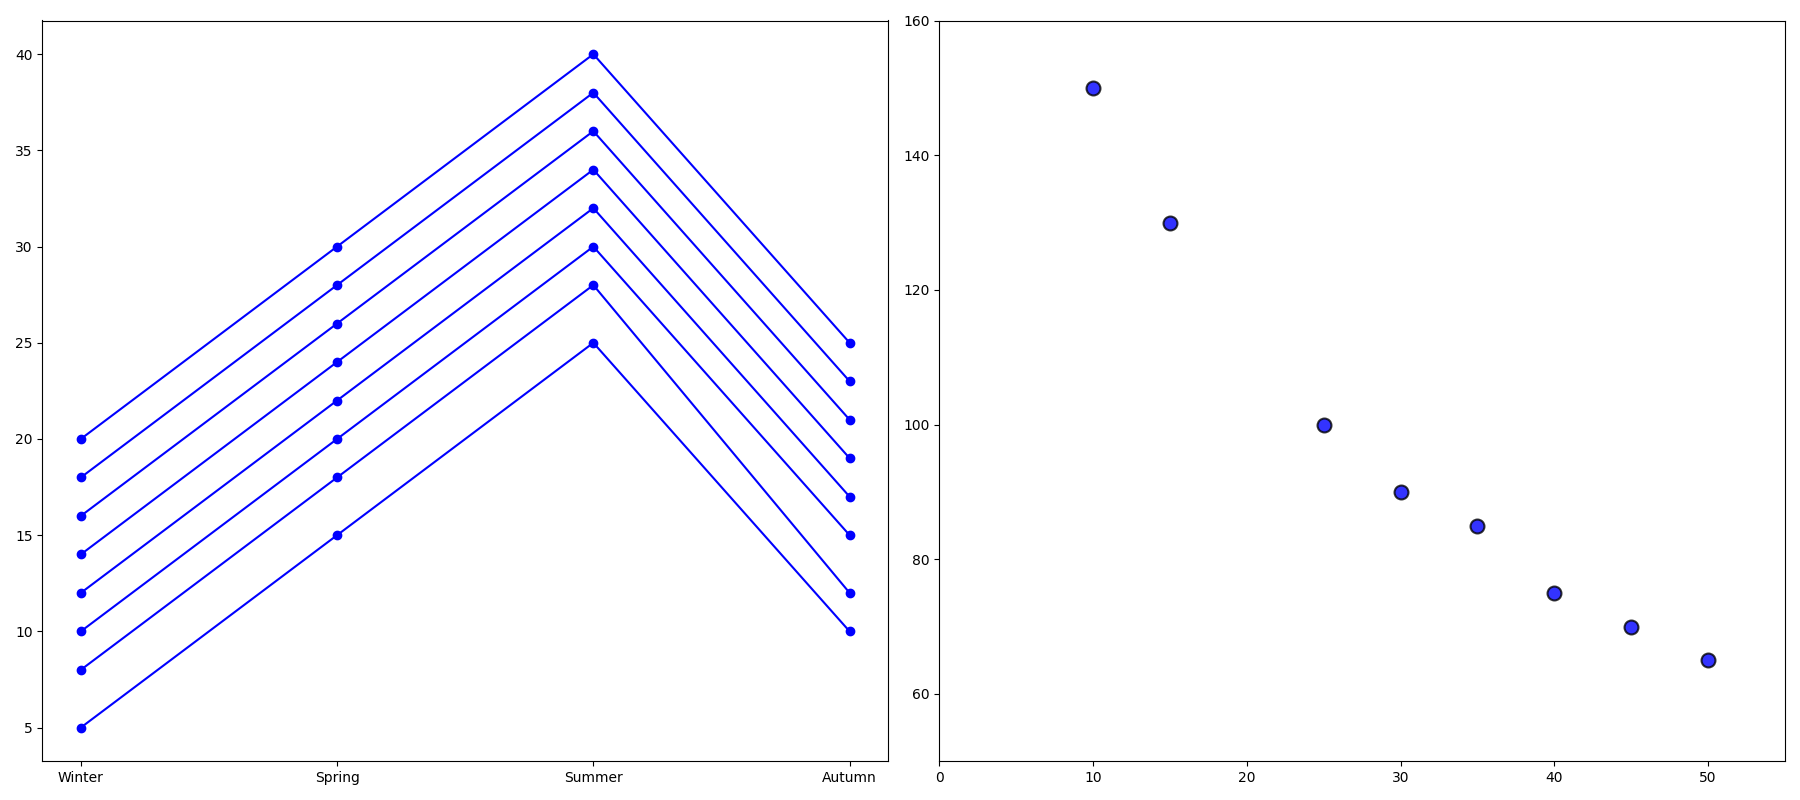

This chart was generated by the following Python code:
import matplotlib.pyplot as plt
import numpy as np

cities = ["City A", "City B", "City C", "City D", "City E", "City F", "City G", "City H"]
tree_coverage = np.array([35, 10, 50, 30, 15, 40, 45, 25])
AQI_levels = np.array([85, 150, 65, 90, 130, 75, 70, 100])

temperature_trends = {
    "City A": [10, 20, 30, 15],
    "City B": [8, 18, 28, 12],
    "City C": [5, 15, 25, 10],
    "City D": [14, 24, 34, 19],
    "City E": [12, 22, 32, 17],
    "City F": [18, 28, 38, 23],
    "City G": [16, 26, 36, 21],
    "City H": [20, 30, 40, 25]
}

fig, (ax2, ax1) = plt.subplots(1, 2, figsize=(18, 8))

for city in cities:
    temperatures = temperature_trends[city]
    quarters = ['Winter', 'Spring', 'Summer', 'Autumn']
    ax2.plot(quarters, temperatures, marker='o', color='blue')  # Changed color to blue

ax1.scatter(tree_coverage, AQI_levels, color='blue', s=100, alpha=0.8, # Changed color to blue
            edgecolors='black', linewidth=1.5)

ax1.set_xlim(0, 55)
ax1.set_ylim(50, 160)

plt.tight_layout()

plt.show()
